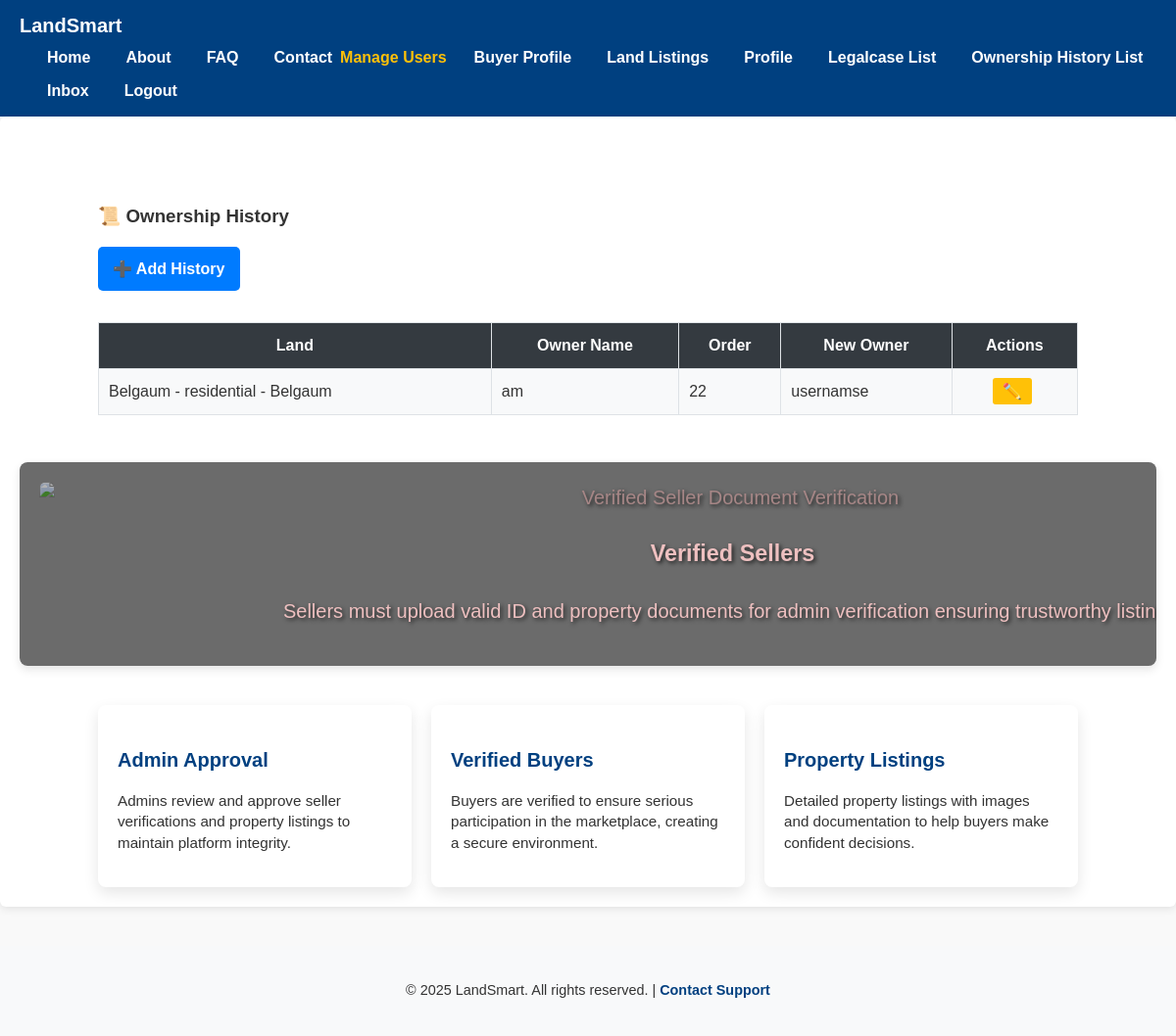
Page /ownershiphistory/list/ (signed in) on the committed database.
### accounts/models.py (models this page shows)
class OwnershipHistory(models.Model):
    land = models.ForeignKey(LandProperty, on_delete=models.CASCADE)
    owner_name = models.CharField(max_length=100)
    ownership_order = models.PositiveIntegerField()
    new_owner = models.ForeignKey(CustomUser, on_delete=models.SET_NULL, null=True, blank=True)

class LandProperty(models.Model):
    sellers = models.ManyToManyField('SellerProfile')
    place = models.ForeignKey(
        'LandRecord',
        on_delete=models.SET_NULL,
        null=True,
        related_name='properties_by_place'
    )
    land_record = models.ForeignKey(
        LandRecord,
        on_delete=models.CASCADE,
        related_name='properties_by_record',
        blank=True, null=True
    )
    location = models.CharField(max_length=255)
    map_url = models.URLField(blank=True, null=True)
    latitude = models.FloatField()
    longitude = models.FloatField()
    is_ekhata_registered = models.BooleanField(default=False)
    land_use_type = models.CharField(
        max_length=50,
        choices=[
            ('agriculture', 'Agriculture'),
            ('residential', 'Residential'),
            ('other', 'Other'),
        ]
    )
    expected_price = models.PositiveIntegerField()
    description = models.TextField()
    is_sold = models.BooleanField(default=False)
    registration_number = models.CharField(max_length=100, blank=True, null=True)
    last_tax_paid_receipt = models.FileField(upload_to='tax_receipts/', blank=True, null=True)
    def __str__(self):
        return f"{self.place} - {self.location}"

class LandRecord(models.Model):
    LAND_TYPE_CHOICES = [
        ('agriculture', 'Agriculture'),
        ('residential', 'Residential'),
        ('industrial', 'Industrial'),
        ('commercial', 'Commercial'),
        ('other', 'Other'),
    ]
    place = models.CharField(max_length=100)
    area = models.CharField(max_length=100)
    land_type = models.CharField(max_length=50, choices=LAND_TYPE_CHOICES)
    def __str__(self):
        return f"{self.place} - {self.land_type}"

class CustomUser(AbstractUser):
    is_verified = models.BooleanField(default=False)
    is_buyer = models.BooleanField(default=False)
    is_seller = models.BooleanField(default=False)
    adhar_card = models.ImageField(upload_to='documents/adhar/', blank=True, null=True)
    pan_card = models.ImageField(upload_to='documents/pan/', blank=True, null=True)
    profile_photo = models.ImageField(upload_to='profiles/', blank=True, null=True)
    email = models.EmailField(unique=True)
    def __str__(self):
        return self.username

### accounts/views.py (the view)
# urls.py: path('ownershiphistory/list/', ownershiphistory_list, name='ownershiphistory_list'),
@login_required
@user_passes_test(is_verified)
def ownershiphistory_list(request):
    history = OwnershipHistory.objects.all()
    return render(request, 'owner/ownershiphistory_list.html', {'history': history})

### accounts/views.py (called while the page is built)
def is_verified(user):
    return hasattr(user, 'sellerprofile') and user.sellerprofile.verified_by_admin

### templates/owner/ownershiphistory_list.html
{% extends 'base.html' %}
{% block content %}
<div style="max-width: 1000px; margin: 2rem auto; padding: 1rem; font-family: Arial, sans-serif;">
    <h3 style="margin-bottom: 1rem;">📜 Ownership History</h3>
    <a href="{% url 'ownershiphistory_create' %}" style="
        display: inline-block;
        padding: 10px 15px;
        background-color: #007bff;
        color: white;
        text-decoration: none;
        border-radius: 5px;
        font-weight: bold;
        margin-bottom: 1rem;
    ">➕ Add History</a>
    <div style="overflow-x: auto;">
        <table style="
            width: 100%;
            border-collapse: collapse;
            margin-top: 1rem;
        ">
            <thead style="background-color: #343a40; color: white;">
                <tr>
                    <th style="padding: 10px; border: 1px solid #dee2e6;">Land</th>
                    <th style="padding: 10px; border: 1px solid #dee2e6;">Owner Name</th>
                    <th style="padding: 10px; border: 1px solid #dee2e6;">Order</th>
                    <th style="padding: 10px; border: 1px solid #dee2e6;">New Owner</th>
                    <th style="padding: 10px; border: 1px solid #dee2e6; text-align: center;">Actions</th>
                </tr>
            </thead>
            <tbody>
                {% for record in history %}
                <tr style="background-color: {{ forloop.counter0|divisibleby:2|yesno:'#f8f9fa,#ffffff' }};">
                    <td style="padding: 10px; border: 1px solid #dee2e6;">{{ record.land }}</td>
                    <td style="padding: 10px; border: 1px solid #dee2e6;">{{ record.owner_name }}</td>
                    <td style="padding: 10px; border: 1px solid #dee2e6;">{{ record.ownership_order }}</td>
                    <td style="padding: 10px; border: 1px solid #dee2e6;">{{ record.new_owner }}</td>
                    <td style="padding: 10px; border: 1px solid #dee2e6; text-align: center;">
                        {% if user.is_staff %}
                            <a href="{% url 'ownershiphistory_update' record.id %}" title="Edit {{ record.id }}" style="
                                padding: 5px 10px;
                                background-color: #ffc107;
                                color: black;
                                text-decoration: none;
                                border-radius: 3px;
                                margin-right: 5px;
                            ">✏️</a>
                        {% else %}
                            <p>Only Admin</p>
                        {% endif %}
                    </td>
                </tr>
                {% empty %}
                <tr>
                    <td colspan="5" style="text-align: center; padding: 15px; border: 1px solid #dee2e6;">
                        No records found.
                    </td>
                </tr>
                {% endfor %}
            </tbody>
        </table>
    </div>
</div>
{% endblock %}

### templates/base.html (style rules this page uses)
:root { --primary-color: #004080; --primary-light: #0059b3; --text-color: #333; --bg-color: #f9f9f9; --card-shadow: rgba(0,0,0,0.1); --card-shadow-hover: rgba(0,0,0,0.15); }
body { font-family: Arial, sans-serif; margin: 0; padding: 0; background: var(--bg-color); color: var(--text-color); line-height: 1.6; }
a, button { transition: color 0.3s ease, background-color 0.3s ease; }

### rows in the picture
OwnershipHistory: land "Belgaum - residential - Belgaum", owner_name "am", ownership_order "22", new_owner "usernamse"
